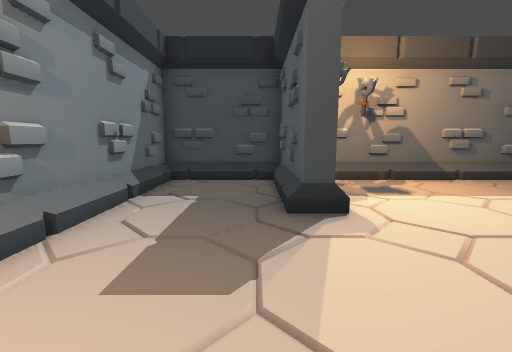
View 1 (above)

16 first-person views from a walk through a level from a Godot 3-D game. The camera is 1.2 m above the floor, tilts 8° down and sees 90° across. The floor is counted in squares, 1 m on a side. Each view is taken from the middle of a square. On the plan, view 1 faces up. The plan holds only what a view shows up to about 12 squares ahead; the rest is blank.

View 2
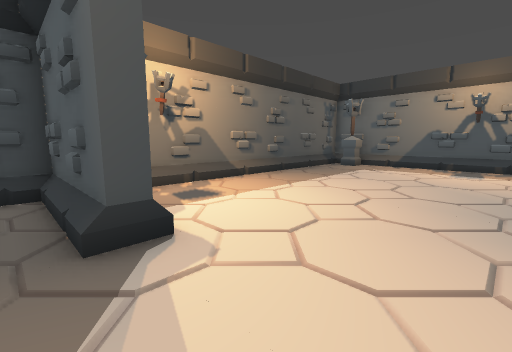

View 3
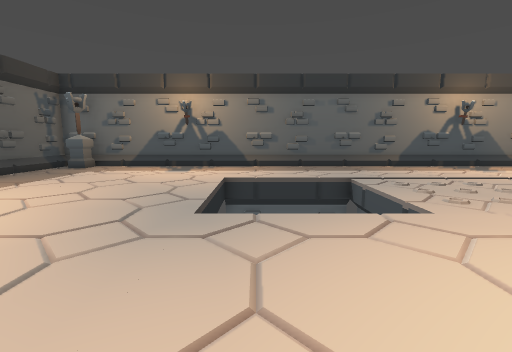

View 4
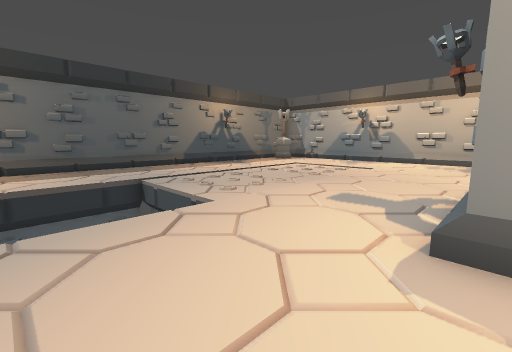

View 5
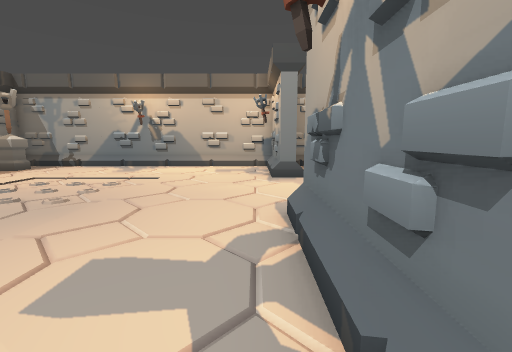

View 6
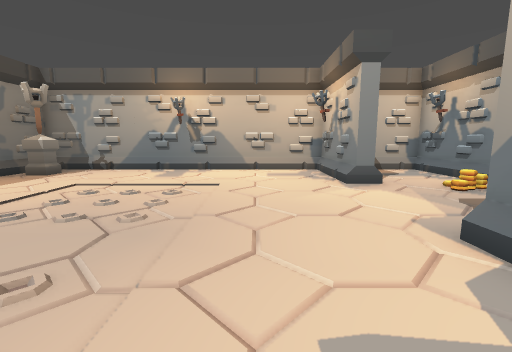

View 7
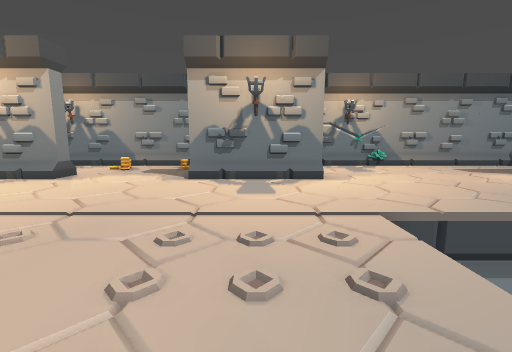

View 8
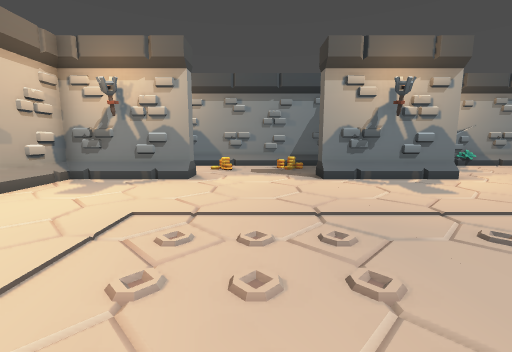

View 9
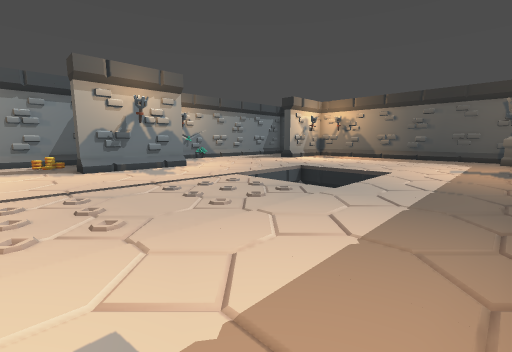

View 10
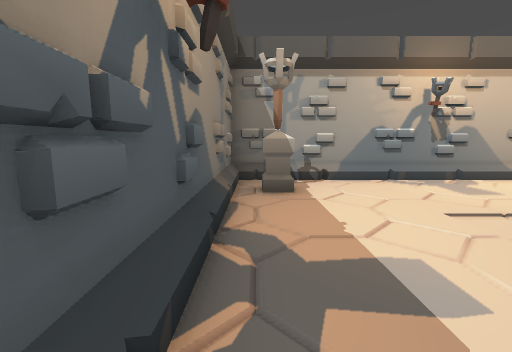

View 11
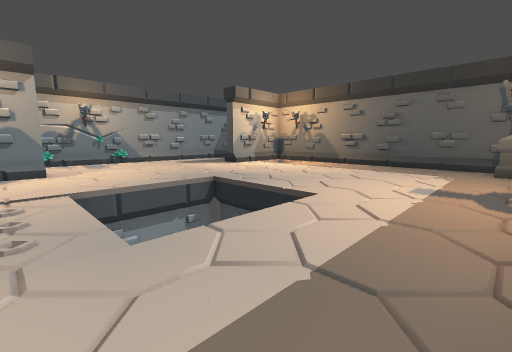

View 12
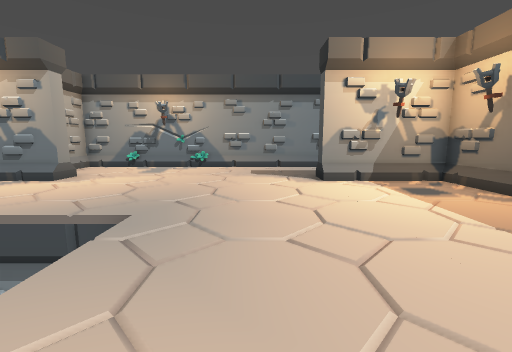

View 13
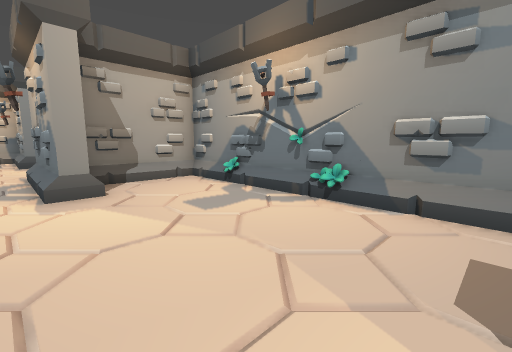

View 14
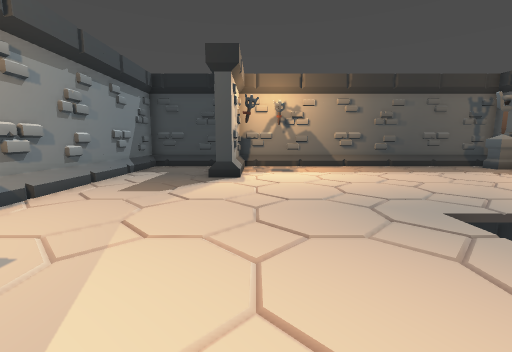

View 15
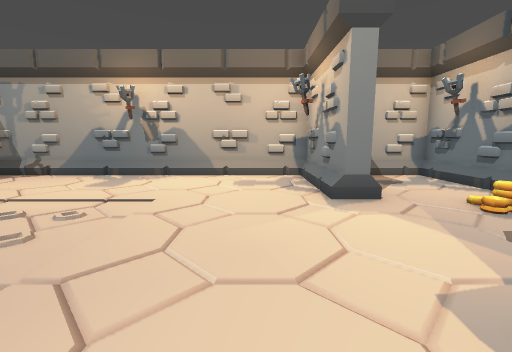

View 16
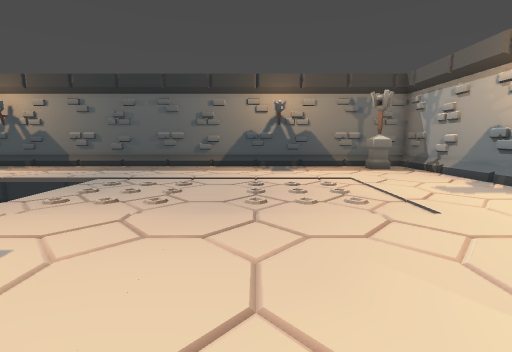

### Floor plan
Points are (right, up) in squares from view 1. A wall is a line through its corners. A room is listed if a view was taken in it or the views show most of it. See-through windows are left out.
Room 1 (views 1, 2, 3, 4, 5, 6, 7, 8, 9, 10, 11, 12, 13, 14, 15, 16)
walls: (0.6, -4) (1.2, -4) (1.2, -8) (0.8, -8); (-2.6, -0.6) (-3, -2.6); (-2.8, -7.1) (-2.8, -15.7) (0.2, -15.7); (-3, -1.4) (-2.5, -3.5); (-2.7, -0.1) (-2.8, -0.6); (-2.9, -0.1) (-2.7, -1.5); (0.8, 3.9) (0.8, 7.7) (-2.8, 7.7) (-2.8, -5.7) (0.5, -5.7); (0.6, -12) (1.2, -12) (1.2, -15.7) (12.7, -15.7) (12.7, 7.7) (1.2, 7.7) (1.2, 4) (0.5, 4)
low walls: (12.5, 1) (12.5, 2.9); (12.5, 3.1) (12.5, 5); (0.5, 5.5) (0.5, 6.4); (7.5, -15.5) (8, -15.5); (2.2, -15.5) (3.5, -15.5); (8.1, -15.5) (10, -15.5)
objects: coin (-1, -11); coin (-1, -9); torch (11, -14) to (12, -14); torch (12, 6) to (12, 7)

Positions as (right, up) in squares from view 1, and headings:
1: (0, 0), facing up
2: (0, 1), facing up-right
3: (1, -1), facing right
4: (1, -1), facing down-right
5: (2, -4), facing down
6: (4, -5), facing down
7: (9, -6), facing left
8: (9, -10), facing left
9: (12, -10), facing up-left
10: (12, -8), facing down
11: (12, -5), facing up-left
12: (9, 2), facing left
13: (2, 2), facing down-left
14: (2, -4), facing up
15: (3, -7), facing down
16: (1, -9), facing right
